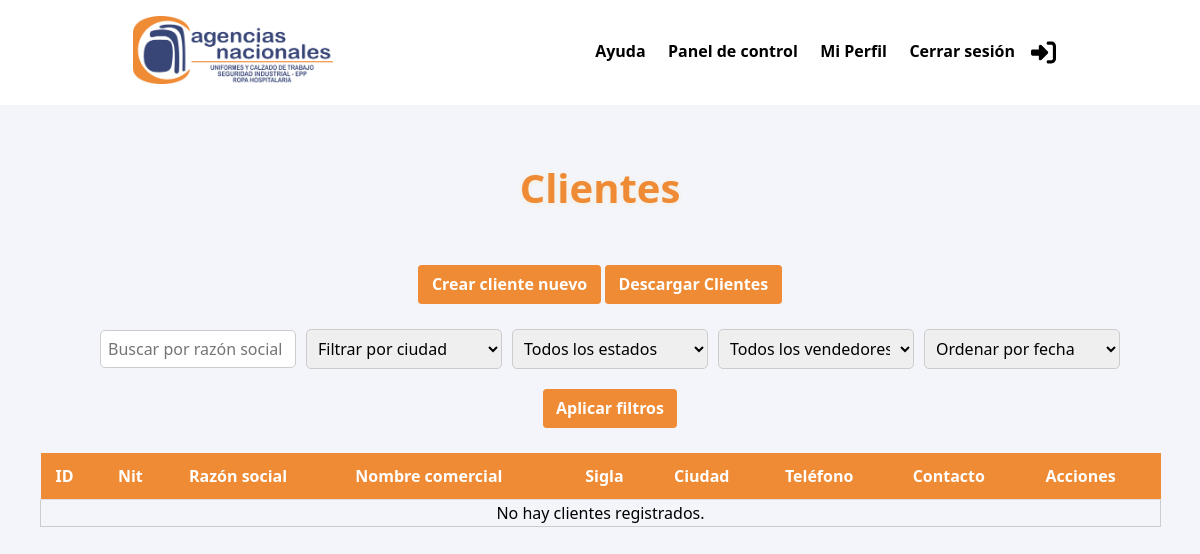
The page /comercial/clientes (signed in) on the database as committed earlier.
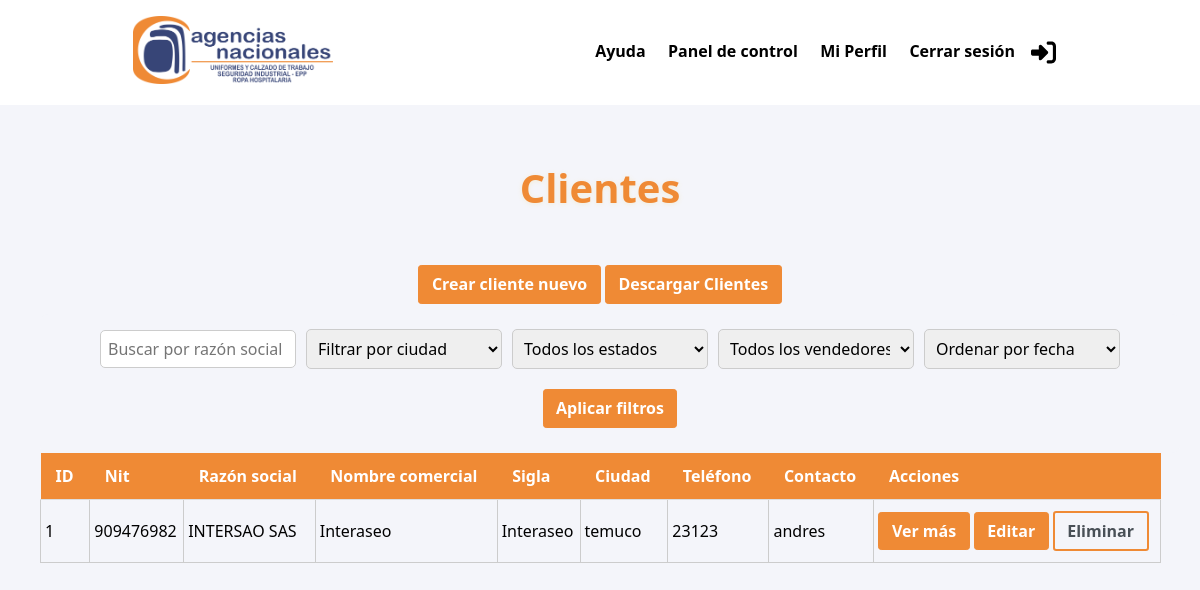
The same page on the database as committed later.
### apps/comercial/models.py (models this page shows, shortened)
class Clientes(models.Model):
    ESTADOS = [
        ('','Seleccione'),
        ('Activo', 'Activo'),
        ('Inactivo', 'Inactivo'),
        ('Omitir', 'Omitir'),
        ('liquidado', 'Liquidado'),
    ]
    SECTORES = [
        ('','Seleccione'),
        ('industrial', 'Industrial'),
        ('comercial', 'Comercial'),
        ('educativo', 'Educativo'),
        ('salud', 'Salud'),
        ('gubernamental', 'Gubernamental'),
        ('otro', 'Otro'),
    ]
    PRODUCTOS = [
        ('','Seleccione'),
        ('Camisetas', 'Camisetas'),
        ('Calzado de agencias', 'Calzado de agencias'),
        ('Calzado Kondor', 'Calzado Kondor'),
        ('EPP', 'EPP'),
        ('Prendas de cabeza', 'Prendas de cabeza'),
    ]
    VENDEDORES = [
        ('','Seleccionar'),
        ('Elizabeth Quintero Ramírez', 'Elizabeth Quintero Ramírez'),
        ('María Zulima Alvaran', 'María Zulima Alvaran'),
        ('Luz Extela Berrio Pino', 'Luz Extela Berrio Pino'),
        ('Luz Daniela Orozco Mesa', 'Luz Daniela Orozco Mesa'),
        ('Gladys Patricia Montoya Rúa','Gladys Patricia Montoya Rúa'),
        ('María Parra Restrepo','María Parra Restrepo'),
        ('Andres Felipe Alvarez','Andres Felipe Alvarez'),
        ('Aura Vanessa López García','Aura Vanessa López García'),
        ('María Parra Restrepo','María Parra Restrepo'),
        ('Ventas directas','Ventas directas'),
        ('Prospectos generales','Prospectos generales'),
    ]
    CONTACTO = [
        ('','Seleccionar'),
        ('Correo electronico', 'Correo electronico'),
        ('Llamada telefonica', 'Llamada telefonica'),
        ('WhatsApp', 'WhatsApp'),
    ]
    ID = models.AutoField(primary_key=True)
    Nit = models.CharField(max_length=9, unique=True) #
    Razon = models.CharField("Razón social", max_length=200) #
    Nombre = models.CharField(max_length=100) #
    Sigla = models.CharField(max_length=20, blank=True) #
    Ciudad = models.CharField(max_length=100) #
    Direccion = models.CharField(max_length=200) #
    Telefono = models.CharField(max_length=20, blank=True) #
    Celular = models.CharField(max_length=20, blank=True)  #
    Contacto = models.CharField(max_length=100, blank=True) #
    Cargo = models.CharField(max_length=100, blank=True) #
    Correo = models.EmailField(max_length=100) #
    CorreoExtra = models.EmailField(max_length=100, blank=True) #
    CorreoFactura = models.EmailField(max_length=100, blank=True) #
    Sector = models.CharField(max_length=50, choices=SECTORES, default='') #
    Productos = models.TextField(blank=True)
    Pagina = models.CharField(max_length=200, blank=True) #
    Estado = models.CharField(max_length=20, choices=ESTADOS, default='') #
    Vendedor = models.CharField(max_length=50, choices=VENDEDORES ,default='') #
    TipoContacto = models.CharField(max_length=50, choices=CONTACTO ,default='') #
    Comentario = models.TextField(blank=True)

### apps/comercial/views.py (the view)
# urls.py: path('comercial/clientes', ClientesListView.as_view(), name='clientes_home'),
class ClientesListView(LoginRequiredMixin, ListView):
    model = Clientes
    template_name = 'comercial/clientes.html'
    context_object_name = 'clientes'
    login_url = 'login'
    paginate_by = 25
    def get_queryset(self):
        queryset = super().get_queryset()
        ciudad = self.request.GET.get('ciudad')
        estado = self.request.GET.get('estado')
        vendedor = self.request.GET.get('vendedor')
        razon = self.request.GET.get('razon')
        orden_fecha = self.request.GET.get('orden')
        if ciudad:
            queryset = queryset.filter(Ciudad__icontains=ciudad)
        if estado:
            queryset = queryset.filter(Estado__icontains=estado)
        if vendedor:
            queryset = queryset.filter(Vendedor__icontains=vendedor)
        if razon:
            queryset = queryset.filter(Razon__icontains=razon)
        if orden_fecha == 'asc':
            queryset = queryset.order_by('FechaUltimoPedido')
        elif orden_fecha == 'desc':
            queryset = queryset.order_by('-FechaUltimoPedido')
        return queryset
    def get_context_data(self, **kwargs):
        context = super().get_context_data(**kwargs)
        context['filtros'] = self.request.GET  # Para conservar valores en el formulario
        context['ciudades'] = Clientes.objects.values_list('Ciudad', flat=True).distinct()
        context['estados'] = Clientes.objects.values_list('Estado', flat=True).distinct()
        context['vendedores'] = Clientes.objects.values_list('Vendedor', flat=True).distinct()
        return context

### templates/comercial/clientes.html (shortened to what this page needs)
{% extends 'main/index.html' %}
{% block styles %}
{{ block.super }}
{% endblock %}
{% block content %}
<section class="space container-fluid mt-4">
    <h2 class="text-center">Clientes</h2>
    <div>
        <a href="{% url 'clientes_create' %}" class="btn btn-primary">Crear cliente nuevo</a>
        <a href="{% url 'clientes_download' %}" class="btn btn-primary">Descargar Clientes</a>
    </div>
<form method="get" class="filter_form">
    <input type="text" name="razon" placeholder="Buscar por razón social" class="form-control w-auto"
        value="{{ filtros.razon }}">
    <select name="ciudad" class="form-control w-auto">
        <option value="">Filtrar por ciudad</option>
    </select>
    <select name="estado" class="form-control w-auto">
        <option value="">Todos los estados</option>
    </select>
    <select name="vendedor" class="form-control w-auto">
        <option value="">Todos los vendedores</option>
    </select>
    <select name="orden" class="form-control w-auto">
        <option value="">Ordenar por fecha</option>
    </select>
    <button type="submit" class="btn btn-primary">Aplicar filtros</button>
</form>
    <div class="center">
        <table id="tablaClientes" class="table table-bordered text-light w-100">
            <thead class="table-dark text-center">
                <tr>
                    <th>ID</th>
                    <th>Nit</th>
                    <th>Razón social</th>
                    <th>Nombre comercial</th>
                    <th>Sigla</th>
                    <th>Ciudad</th>
                    <th>Teléfono</th>
                    <th>Contacto</th>
                    <th>Acciones</th>
                </tr>
            </thead>
            <tbody>
                {% for cliente in clientes %}
                <tr>
                    <td data-label="ID:">{{ cliente.ID }}</td>
                    <td data-label="Nit:">{{ cliente.Nit }}</td>
                    <td data-label="Razón social:" class="razon">{{ cliente.Razon }}</td>
                    <td data-label="Nombre comercial:" class="nombre">{{ cliente.Nombre }}</td>
                    <td data-label="Sigla:">{{ cliente.Sigla }}</td>
                    <td data-label="Ciudad:" class="ciudad">{{ cliente.Ciudad }}</td>
                    <td data-label="Teléfono:">{{ cliente.Telefono }}</td>
                    <td data-label="Contacto:">{{ cliente.Contacto }}</td>
                    <td>
                       <button class="btn btn-primary" onclick="abrir_modal('{% url 'detalle_cliente' cliente.ID %}')">
                            Ver más
                        </button>
                        <a href="{% url 'clientes_editar' cliente.ID %}">
                            <button class="btn btn-primary">Editar</button>
                            </a>
                           <button class="btn btn-download" onclick="abrir_modal('{% url 'clientes_eliminar' cliente.ID %}')">
                            Eliminar
                        </button>
                    </td>
                </tr>
                {% empty %}
                <tr>
                    <td colspan="9" class="text-center">No hay clientes registrados.</td>
                </tr>
                {% endfor %}
            </tbody>
        </table>
    </div>
</section>
{% endblock %}

Rows that differ between the two databases and show on the page:
added Clientes: ID "1", Nit "909476982", Razon "INTERSAO SAS", Nombre "Interaseo", Sigla "Interaseo", Ciudad "temuco", Telefono "23123", Contacto "andres"
Other text that changed with them:
text no longer shown: "No hay clientes registrados."
